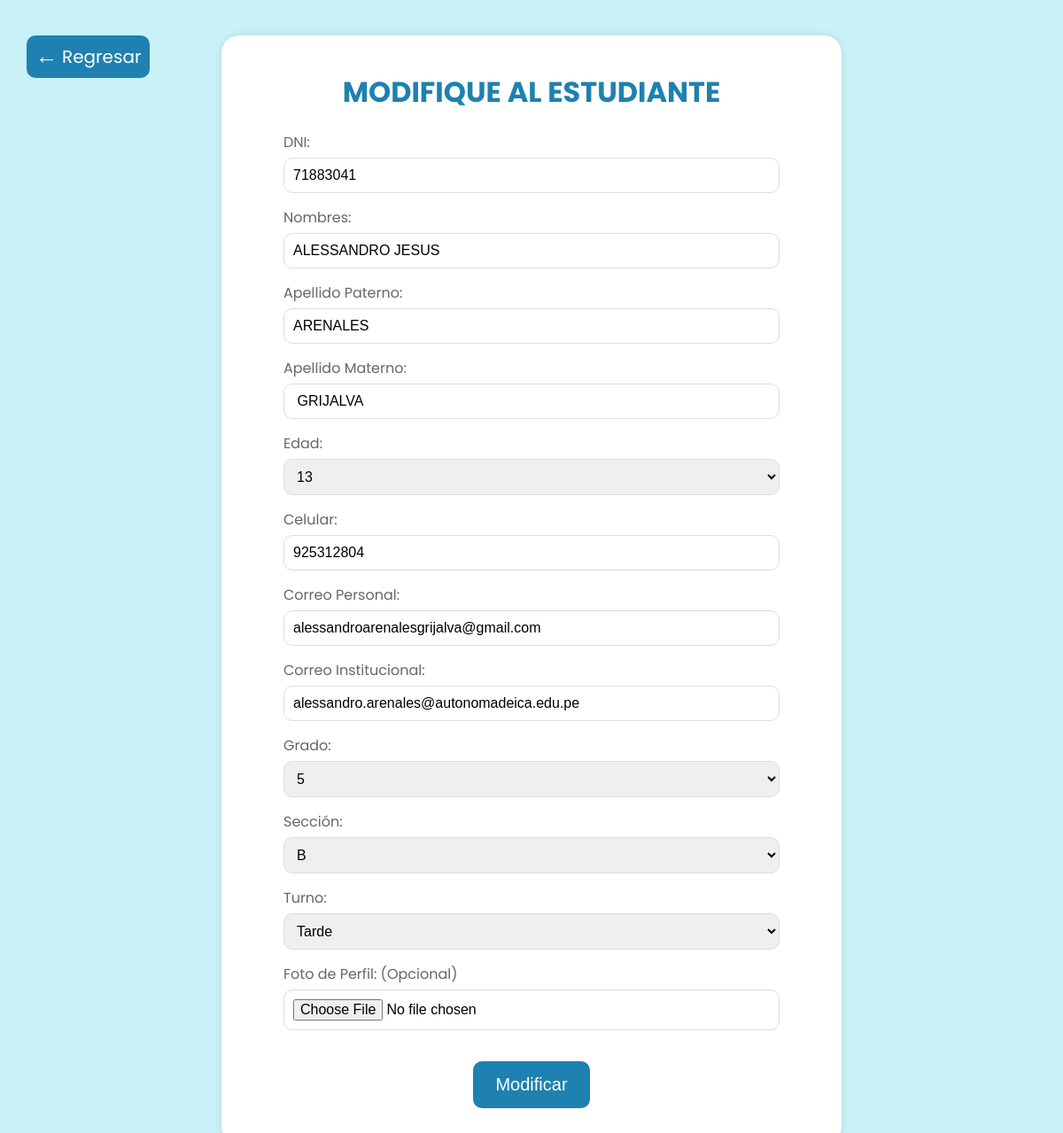
The app's page /Estudiantes/Frontend/form_modificar.php?id=2 (signed in) with its own data.
### tables this page shows
CREATE TABLE `estudiantes` (
  `id_estudiante` int(11) NOT NULL,
  `dni` varchar(8) NOT NULL,
  `nombres` varchar(50) NOT NULL,
  `apellidoPaterno` varchar(50) NOT NULL,
  `apellidoMaterno` varchar(50) NOT NULL,
  `edad` int(3) NOT NULL,
  `celular` varchar(9) NOT NULL,
  `correoPersonal` varchar(100) NOT NULL,
  `correoInstitucional` varchar(100) NOT NULL,
  `grado` int(2) NOT NULL,
  `seccion` varchar(2) NOT NULL,
  `turno` varchar(30) NOT NULL,
  `foto` varchar(200) NOT NULL,
  `borrado` int(1) NOT NULL
);

### Estudiantes/Frontend/form_modificar.php (the view, shortened to what this page needs)
<?php
include("../../connection.php");
$idEst = $_GET["id"];
$query_select = "SELECT * FROM estudiantes WHERE estudiantes.id_estudiante = $idEst";
$result = mysqli_query($link, $query_select);
?>
<!DOCTYPE html>
<html lang="es">
<head>
    <link rel="stylesheet" href="form_modificar.css">
</head>
<body>
    <?php
    if ($result) {
        $row = mysqli_fetch_array($result);
        if ($row["id_estudiante"] != null) {
        ?>
            <div class="container">
                <h1 class="title">MODIFIQUE AL ESTUDIANTE</h1>
                <form action="../Backend/modificar.php" method="POST" enctype="multipart/form-data">
                    <div class="form-group">
                        <label for="dni">DNI:</label>
                        <input class="text" type="text" id="dni" name="dni" required value="<?php echo $row["dni"]?>">
                    </div>
                    <div class="form-group">
                        <label for="nombres">Nombres:</label>
                        <input class="text" type="text" id="nombres" name="nombres" required value="<?php echo $row["nombres"]?>">
                    </div>
                    <div class="form-group">
                        <label for="apellidoPaterno">Apellido Paterno:</label>
                        <input class="text" type="text" id="apellidoPaterno" name="apellidoPaterno" required value="<?php echo $row["apellidoPaterno"]?>">
                    </div>
                    <div class="form-group">
                        <label for="apellidoMaterno">Apellido Materno:</label>
                        <input class="text" type="text" id="apellidoMaterno" name="apellidoMaterno" required value="<?php echo $row["apellidoMaterno"]?>">
                    </div>
                    <div class="form-group">
                        <label for="edad">Edad:</label>
                        <select class="text" id="edad" name="edad" required>
                            <option value="<?php echo $row["edad"] ?>"><?php echo $row["edad"] ?></option>
                        </select>
                    </div>
                    <div class="form-group">
                        <label for="celular">Celular:</label>
                        <input class="text" type="tel" id="celular" name="celular" required value="<?php echo $row["celular"]?>">
                    </div>
                    <div class="form-group">
                        <label for="correoPersonal">Correo Personal:</label>
                        <input class="text" type="email" id="correoPersonal" name="correoPersonal" required value="<?php echo $row["correoPersonal"]?>">
                    </div>
                    <div class="form-group">
                        <label for="correoInstitucional">Correo Institucional:</label>
                        <input class="text" type="email" id="correoInstitucional" name="correoInstitucional" required value="<?php echo $row["correoInstitucional"]?>">
                    </div>
                    <div class="form-group">
                        <label for="grado">Grado:</label>
                        <select class="text" id="grado" name="grado" required>
                            <option value="<?php echo $row["grado"] ?>"><?php echo $row["grado"] ?></option>
                        </select>
                    </div>
                    <div class="form-group">
                        <label for="seccion">Sección:</label>
                        <select class="text" id="seccion" name="seccion" required>
                            <option value="<?php echo $row["seccion"] ?>"><?php echo $row["seccion"] ?></option>
                        </select>
                    </div>
                    <div class="form-group">
                        <label for="turno">Turno:</label>
                        <select class="text" id="turno" name="turno" required>
                            <option value="<?php echo $row["turno"] ?>"><?php echo $row["turno"] ?></option>
                        </select>
                    </div>
                    <div class="form-group">
                        <label for="foto">Foto de Perfil: (Opcional)</label>
                        <input class="text" type="file" id="foto" name="foto">
                    </div>
                    <div class="btn">
                        <input class="btn-enviar"  type="submit" name="modificar" value="Modificar">
                    </div>
                </form>
            </div>
        <?php
        }
        ?>
        <div class="regresar">
            <a href="tabla_registros.php">
                <span class="flecha">&larr;</span> Regresar
            </a>
        </div>
    </body>
    </html>
    <?php
    } else {
    }
?>

### Estudiantes/Frontend/form_modificar.css (style rules this page uses)
* { box-sizing: border-box; margin: 0; padding: 0; }
body { margin: 0; background-color: #CAF0F8; font-family: "Poppins", sans-serif; }
.container { max-width: 700px; margin: 40px auto; background-color: #ffffff; padding: 40px 70px; border-radius: 20px; box-shadow: 0 0 10px rgba(0, 0, 0, 0.1); animation: formulario4k 0.6s ease-in-out; }
.title { text-align: center; margin-bottom: 20px; color: #1E81B0; }
.form-group { margin-bottom: 15px; }
label { display: block; margin-bottom: 5px; color: #666666; }
.text { width: 100%; padding: 10px; font-size: 16px; border: 1px solid #dddddd; border-radius: 10px; }
div .btn { padding: 20px 0px 0px 0px ; text-align: center; }
div .btn-enviar { text-align: center; background-color: #1E81B0; color: white; border: none; padding: 15px 25px; font-size: 20px; cursor: pointer; border-radius: 10px; transition: transform 0.3s ease, background-color 0.3s ease; }
.regresar { position: absolute; top: 40px; left: 30px; animation: btn-regresar 0.6s ease-in-out; }
.regresar a { padding: 5px 10px; border-radius: 10px; background-color: #1E81B0; display: flex; align-items: center; text-decoration: none; color:white; font-size: 20px; transition: transform 0.3s ease, background-color 0.3s ease; }
.regresar .flecha { margin-right: 5px; font-size: 25px; }

### records on screen
estudiantes: dni "71883041", nombres "ALESSANDRO JESUS", apellidoPaterno "ARENALES", apellidoMaterno "GRIJALVA", edad "13", celular "925312804", correoPersonal "alessandroarenalesgrijalva@gmail.com", correoInstitucional "alessandro.arenales@autonomadeica.edu.pe", grado "5", seccion "B", turno "Tarde"
